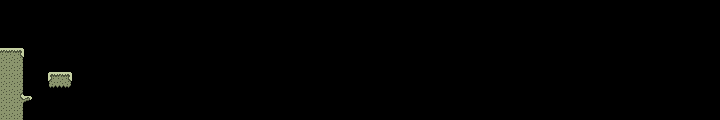

This is a level from a 2D game, rendered from its Tiled map with the project's own tilesets. A one-line summary and the complete map file follow:
An orthogonal 90x15 tile map with 8x8 px tiles, 1 tile layer (objects).

<map version="1.0" orientation="orthogonal" renderorder="right-down" width="90" height="15" tilewidth="8" tileheight="8" nextobjectid="1">
 <tileset firstgid="1" name="PixelArtTest" tilewidth="8" tileheight="8" tilecount="360" columns="20">
  <image source="../images/PixelArtTest.png" width="160" height="144" />
 </tileset>
 <layer name="objects" width="90" height="15">
  <data encoding="csv">
0,0,0,0,0,0,0,0,0,0,0,0,0,0,0,0,0,0,0,0,0,0,0,0,0,0,0,0,0,0,0,0,0,0,0,0,0,0,0,0,0,0,0,0,0,0,0,0,0,0,0,0,0,0,0,0,0,0,0,0,0,0,0,0,0,0,0,0,0,0,0,0,0,0,0,0,0,0,0,0,0,0,0,0,0,0,0,0,0,0,
0,0,0,0,0,0,0,0,0,0,0,0,0,0,0,0,0,0,0,0,0,0,0,0,0,0,0,0,0,0,0,0,0,0,0,0,0,0,0,0,0,0,0,0,0,0,0,0,0,0,0,0,0,0,0,0,0,0,0,0,0,0,0,0,0,0,0,0,0,0,0,0,0,0,0,0,0,0,0,0,0,0,0,0,0,0,0,0,0,0,
0,0,0,0,0,0,0,0,0,0,0,0,0,0,0,0,0,0,0,0,0,0,0,0,0,0,0,0,0,0,0,0,0,0,0,0,0,0,0,0,0,0,0,0,0,0,0,0,0,0,0,0,0,0,0,0,0,0,0,0,0,0,0,0,0,0,0,0,0,0,0,0,0,0,0,0,0,0,0,0,0,0,0,0,0,0,0,0,0,0,
0,0,0,0,0,0,0,0,0,0,0,0,0,0,0,0,0,0,0,0,0,0,0,0,0,0,0,0,0,0,0,0,0,0,0,0,0,0,0,0,0,0,0,0,0,0,0,0,0,0,0,0,0,0,0,0,0,0,0,0,0,0,0,0,0,0,0,0,0,0,0,0,0,0,0,0,0,0,0,0,0,0,0,0,0,0,0,0,0,0,
0,0,0,0,0,0,0,0,0,0,0,0,0,0,0,0,0,0,0,0,0,0,0,0,0,0,0,0,0,0,0,0,0,0,0,0,0,0,0,0,0,0,0,0,0,0,0,0,0,0,0,0,0,0,0,0,0,0,0,0,0,0,0,0,0,0,0,0,0,0,0,0,0,0,0,0,0,0,0,0,0,0,0,0,0,0,0,0,0,0,
0,0,0,0,0,0,0,0,0,0,0,0,0,0,0,0,0,0,0,0,0,0,0,0,0,0,0,0,0,0,0,0,0,0,0,0,0,0,0,0,0,0,0,0,0,0,0,0,0,0,0,0,0,0,0,0,0,0,0,0,0,0,0,0,0,0,0,0,0,0,0,0,0,0,0,0,0,0,0,0,0,0,0,0,0,0,0,0,0,0,
286,286,287,0,0,0,0,0,0,0,0,0,0,0,0,0,0,0,0,0,0,0,0,0,0,0,0,0,0,0,0,0,0,0,0,0,0,0,0,0,0,0,0,0,0,0,0,0,0,0,0,0,0,0,0,0,0,0,0,0,0,0,0,0,0,0,0,0,0,0,0,0,0,0,0,0,0,0,0,0,0,0,0,0,0,0,0,0,0,0,
306,306,307,0,0,0,0,0,0,0,0,0,0,0,0,0,0,0,0,0,0,0,0,0,0,0,0,0,0,0,0,0,0,0,0,0,0,0,0,0,0,0,0,0,0,0,0,0,0,0,0,0,0,0,0,0,0,0,0,0,0,0,0,0,0,0,0,0,0,0,0,0,0,0,0,0,0,0,0,0,0,0,0,0,0,0,0,0,0,0,
306,306,329,0,0,0,0,0,0,0,0,0,0,0,0,0,0,0,0,0,0,0,0,0,0,0,0,0,0,0,0,0,0,0,0,0,0,0,0,0,0,0,0,0,0,0,0,0,0,0,0,0,0,0,0,0,0,0,0,0,0,0,0,0,0,0,0,0,0,0,0,0,0,0,0,0,0,0,0,0,0,0,0,0,0,0,0,0,0,0,
306,306,329,0,0,0,285,286,287,0,0,0,0,0,0,0,0,0,0,0,0,0,0,0,0,0,0,0,0,0,0,0,0,0,0,0,0,0,0,0,0,0,0,0,0,0,0,0,0,0,0,0,0,0,0,0,0,0,0,0,0,0,0,0,0,0,0,0,0,0,0,0,0,0,0,0,0,0,0,0,0,0,0,0,0,0,0,0,0,0,
306,306,329,0,0,0,245,246,247,0,0,0,0,0,0,0,0,0,0,0,0,0,0,0,0,0,0,0,0,0,0,0,0,0,0,0,0,0,0,0,0,0,0,0,0,0,0,0,0,0,0,0,0,0,0,0,0,0,0,0,0,0,0,0,0,0,0,0,0,0,0,0,0,0,0,0,0,0,0,0,0,0,0,0,0,0,0,0,0,0,
306,306,327,0,0,0,0,0,0,0,0,0,0,0,0,0,0,0,0,0,0,0,0,0,0,0,0,0,0,0,0,0,0,0,0,0,0,0,0,0,0,0,0,0,0,0,0,0,0,0,0,0,0,0,0,0,0,0,0,0,0,0,0,0,0,0,0,0,0,0,0,0,0,0,0,0,0,0,0,0,0,0,0,0,0,0,0,0,0,0,
306,306,342,343,0,0,0,0,0,0,0,0,0,0,0,0,0,0,0,0,0,0,0,0,0,0,0,0,0,0,0,0,0,0,0,0,0,0,0,0,0,0,0,0,0,0,0,0,0,0,0,0,0,0,0,0,0,0,0,0,0,0,0,0,0,0,0,0,0,0,0,0,0,0,0,0,0,0,0,0,0,0,0,0,0,0,0,0,0,0,
306,306,329,0,0,0,0,0,0,0,0,0,0,0,0,0,0,0,0,0,0,0,0,0,0,0,0,0,0,0,0,0,0,0,0,0,0,0,0,0,0,0,0,0,0,0,0,0,0,0,0,0,0,0,0,0,0,0,0,0,0,0,0,0,0,0,0,0,0,0,0,0,0,0,0,0,0,0,0,0,0,0,0,0,0,0,0,0,0,0,
306,306,329,0,0,0,0,0,0,0,0,0,0,0,0,0,0,0,0,0,0,0,0,0,0,0,0,0,0,0,0,0,0,0,0,0,0,0,0,0,0,0,0,0,0,0,0,0,0,0,0,0,0,0,0,0,0,0,0,0,0,0,0,0,0,0,0,0,0,0,0,0,0,0,0,0,0,0,0,0,0,0,0,0,0,0,0,0,0,0
</data>
 </layer>
</map>
